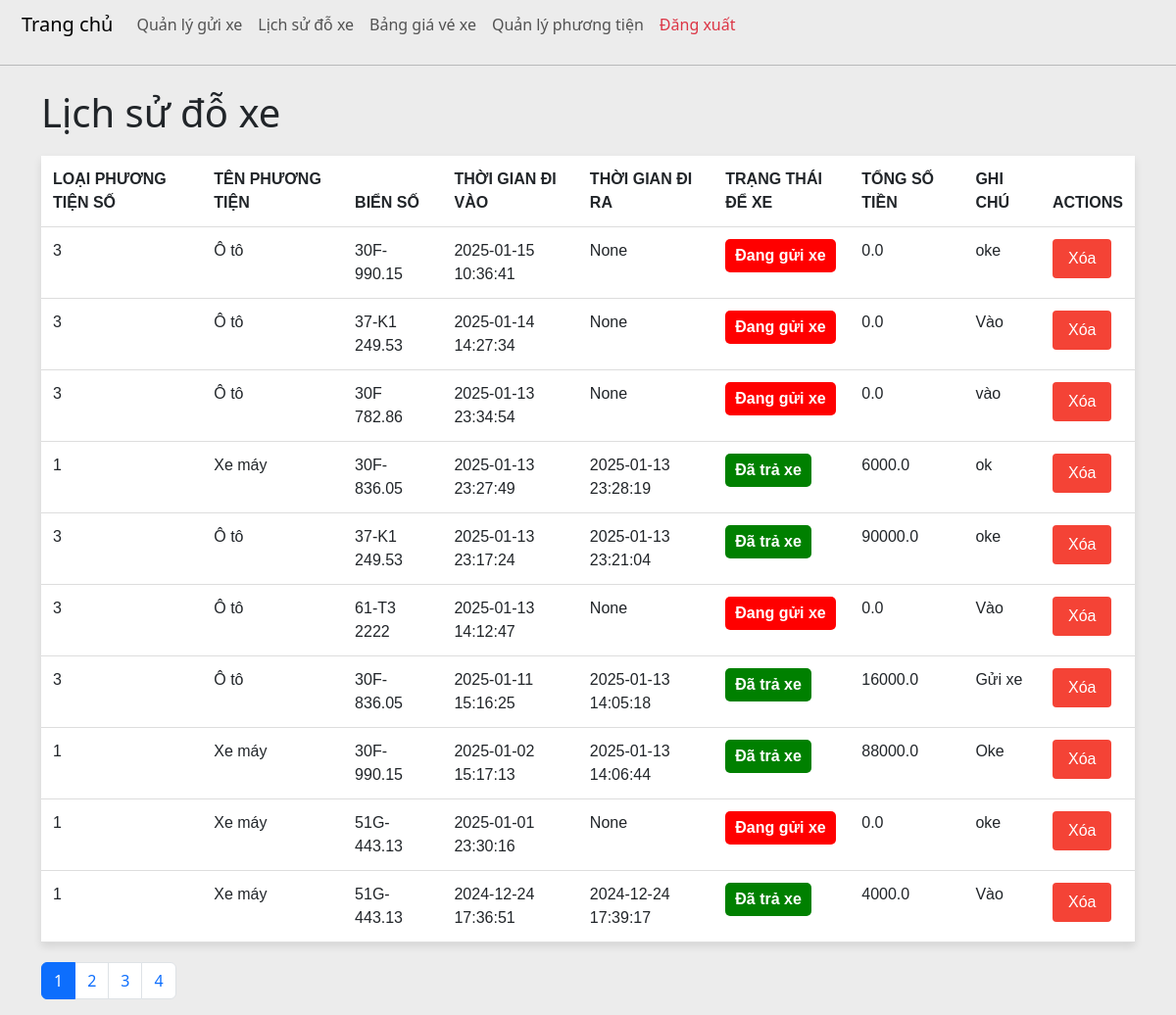
/actual_parking_fee (signed in), run on the app's committed database.
### tables this page shows
CREATE TABLE ActualParkingFee (
            ID INTEGER PRIMARY KEY AUTOINCREMENT,
            VehicleTypeID INTEGER NOT NULL,
            PlateNumber TEXT NOT NULL,
            EntryTime DATETIME NOT NULL,
            ExitTime DATETIME,
            Status TEXT NOT NULL,
            TotalFee REAL,
            Note TEXT,
            FOREIGN KEY (VehicleTypeID) REFERENCES VehicleType(ID)
        );

CREATE TABLE VehicleType (
            ID INTEGER PRIMARY KEY AUTOINCREMENT,
            Name TEXT NOT NULL
        );

### app.py (the view)
@app.route('/actual_parking_fee', methods=['GET'])
@login_required
def get_all_actual_parking_fee():
    try:
        page = request.args.get('page', 1, type=int)
        per_page = 10  # Số lượng bản ghi trên mỗi trang
        start = (page - 1) * per_page
        end = start + per_page
        with sqlite3.connect("parking.db") as conn:
            conn.row_factory = sqlite3.Row
            cursor = conn.cursor()
            cursor.execute('''
                SELECT ActualParkingFee.*, VehicleType.Name AS VehicleTypeName
                FROM ActualParkingFee
                JOIN VehicleType ON ActualParkingFee.VehicleTypeID = VehicleType.ID
                ORDER BY ActualParkingFee.EntryTime DESC;
            ''')
            rows = cursor.fetchall()
            total_items = len(rows)
            total_pages = (total_items + per_page - 1) // per_page
            data = [dict(row) for row in rows[start:end]]
        return render_template(
            'actual_parking_fee.html',
            actual_parking_fee=data,
            current_page=page,
            total_pages=total_pages,
            title="Lịch sử đỗ xe"
        )
    except Exception as e:
        return render_template('actual_parking_fee.html', error=str(e), title="Lịch sử gửi xe")

### app.py (called while the page is built)
@app.after_request
def disable_caching(response):
    response.headers['Cache-Control'] = 'no-store'
    return response

### config.py (called while the page is built)
def login_required(f):
    @wraps(f)
    def decorated_function(*args, **kwargs):
        if 'username' not in session:  # Kiểm tra trạng thái đăng nhập
            return redirect(url_for('login'))  # Chuyển hướng đến trang đăng nhập
        return f(*args, **kwargs)  # Cho phép truy cập endpoint nếu đã đăng nhập
    return decorated_function

### templates/actual_parking_fee.html (shortened to what this page needs)
{% extends "base.html" %}
{% block content %}
<h1>Lịch sử đỗ xe</h1>
<table class="table">
    <thead>
        <tr>
            <th>Loại phương tiện số</th>
            <th>Tên phương tiện</th>
            <th>Biển số</th>
            <th>Thời gian đi vào</th>
            <th>Thời gian đi ra</th>
            <th>Trạng thái để xe</th>
            <th>Tổng số tiền</th>
            <th>Ghi chú</th>
            <th>Actions</th>
        </tr>
    </thead>
    <tbody>
        {% for item in actual_parking_fee %}
        <tr>
            <td>{{ item.VehicleTypeID }}</td>
            <td>{{ item.VehicleTypeName }}</td>
            <td>{{ item.PlateNumber }}</td>
            <td>{{ item.EntryTime }}</td>
            <td>{{ item.ExitTime }}</td>
            <td>
                <span class="{% if 'Đang gửi xe' in item.Status %}status-red{% elif 'Đã trả xe' in item.Status %}status-green{% endif %}">
                    {{ item.Status }}
                </span>
            </td>
            <td>{{ item.TotalFee }}</td>
            <td>{{ item.Note }}</td>
            <td>
                <form method="POST" action="/actual_parking_fee/delete/{{ item.ID }}" class="d-inline">
                    <button type="submit" class="btn btn-danger delete-btn">Xóa</button>
                </form>
            </td>
        </tr>
        {% endfor %}
    </tbody>
</table>
<nav>
    <ul class="pagination">
        {% for page in range(1, total_pages + 1) %}
        <li class="page-item {% if page == current_page %}active{% endif %}">
            <a class="page-link" href="/actual_parking_fee?page={{ page }}">{{ page }}</a>
        </li>
        {% endfor %}
    </ul>
</nav>
{% endblock %}

### templates/base.html (style rules this page uses)
body { background-color: #ECECEC }
.status-red, .status-green { display: inline-block; padding: 5px 10px; border-radius: 5px; font-weight: bold; color: white; }
.status-red { background-color: red; }
.status-green { background-color: green; }
.table { width: 100%; border-collapse: collapse; margin: 20px 0; font-family: Arial, sans-serif; box-shadow: 0 4px 8px rgba(0, 0, 0, 0.1); }
.table thead { background-color: gray; color: white; }
.table th, .table td { padding: 12px; text-align: left; border-bottom: 1px solid #ddd; }
.status-red { color: white; font-weight: bold; }
.status-green { color: white; font-weight: bold; }
.delete-btn { background-color: #f44336; color: white; border: none; padding: 8px 16px; cursor: pointer; border-radius: 4px; transition: background-color 0.3s ease; }
.table th { text-transform: uppercase; font-size: 16px; }
.table td { font-size: 16px; }
.table td form { display: inline-block; }
button[type="submit"] { color: white; border-radius: 4px; border: none; cursor: pointer; transition: background-color 0.3s ease; }

### data on the page
ActualParkingFee: VehicleTypeID "3", VehicleTypeName "Ô tô", PlateNumber "30F-990.15", EntryTime "2025-01-15 10:36:41", ExitTime "None", Status "Đang gửi xe", TotalFee "0.0", Note "oke"
ActualParkingFee: VehicleTypeID "3", VehicleTypeName "Ô tô", PlateNumber "37-K1 249.53", EntryTime "2025-01-14 14:27:34", ExitTime "None", Status "Đang gửi xe", TotalFee "0.0", Note "Vào"
ActualParkingFee: VehicleTypeID "3", VehicleTypeName "Ô tô", PlateNumber "30F 782.86", EntryTime "2025-01-13 23:34:54", ExitTime "None", Status "Đang gửi xe", TotalFee "0.0", Note "vào"
ActualParkingFee: VehicleTypeID "1", VehicleTypeName "Xe máy", PlateNumber "30F-836.05", EntryTime "2025-01-13 23:27:49", ExitTime "2025-01-13 23:28:19", Status "Đã trả xe", TotalFee "6000.0", Note "ok"
ActualParkingFee: VehicleTypeID "3", VehicleTypeName "Ô tô", PlateNumber "37-K1 249.53", EntryTime "2025-01-13 23:17:24", ExitTime "2025-01-13 23:21:04", Status "Đã trả xe", TotalFee "90000.0", Note "oke"
ActualParkingFee: VehicleTypeID "3", VehicleTypeName "Ô tô", PlateNumber "61-T3 2222", EntryTime "2025-01-13 14:12:47", ExitTime "None", Status "Đang gửi xe", TotalFee "0.0", Note "Vào"
ActualParkingFee: VehicleTypeID "3", VehicleTypeName "Ô tô", PlateNumber "30F-836.05", EntryTime "2025-01-11 15:16:25", ExitTime "2025-01-13 14:05:18", Status "Đã trả xe", TotalFee "16000.0", Note "Gửi xe"
ActualParkingFee: VehicleTypeID "1", VehicleTypeName "Xe máy", PlateNumber "30F-990.15", EntryTime "2025-01-02 15:17:13", ExitTime "2025-01-13 14:06:44", Status "Đã trả xe", TotalFee "88000.0", Note "Oke"
ActualParkingFee: VehicleTypeID "1", VehicleTypeName "Xe máy", PlateNumber "51G-443.13", EntryTime "2025-01-01 23:30:16", ExitTime "None", Status "Đang gửi xe", TotalFee "0.0", Note "oke"
ActualParkingFee: VehicleTypeID "1", VehicleTypeName "Xe máy", PlateNumber "51G-443.13", EntryTime "2024-12-24 17:36:51", ExitTime "2024-12-24 17:39:17", Status "Đã trả xe", TotalFee "4000.0", Note "Vào"

### other printed values
{{ page }} "1" "2" "3" "4"
